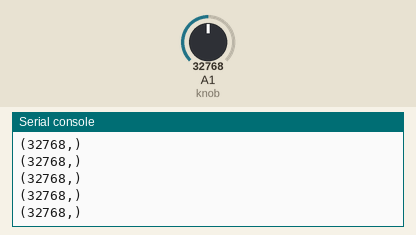
This program was run on a simulated CircuitPython board. Shown: the last lines printed to the serial console. The inputs (shaded band) are chosen by the test bench; at power-on: A1 (knob) = 32768 (analog values on the 0–65535 scale).

Above: at 1.2 s.
1.3 s: A1 (knob) set to 45874
At 1.56 s:
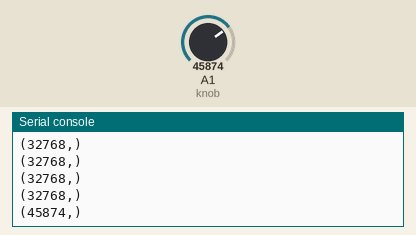
2.8 s: A1 (knob) set to 57670
At 2.96 s:
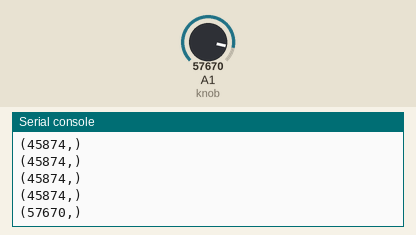
Timing chart, 0 to 5.8 s (numbered marks = the images above; inputs shaded):
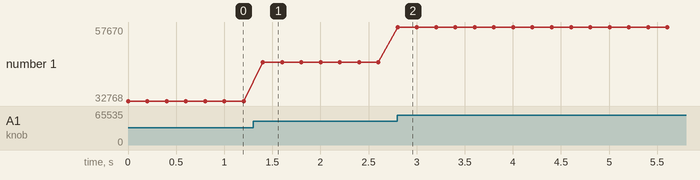

Measured:
- after the input at 1.3 s, the serial console: prints a new line after 0.10 s (image 1)
- after the input at 2.8 s, the serial console: prints a new line at once (image 2)
- plotted number 1: 32768 → 45874 after the input at 1.3 s, 45874 → 57670 after the input at 2.8 s

The program:

potTest.py
```python
import time
import board
from analogio import AnalogIn

'''
Ref: https://learn.adafruit.com/circuitpython-oled-knob-sketcher/reading-pots

Connections: (view from back)

  3V  Ain  G
   |   |   |
  -----------

  Ain - analog pin on the pico
'''


knob = AnalogIn(board.A1)

while True:
    print((knob.value, ))
    time.sleep(0.2)
```
